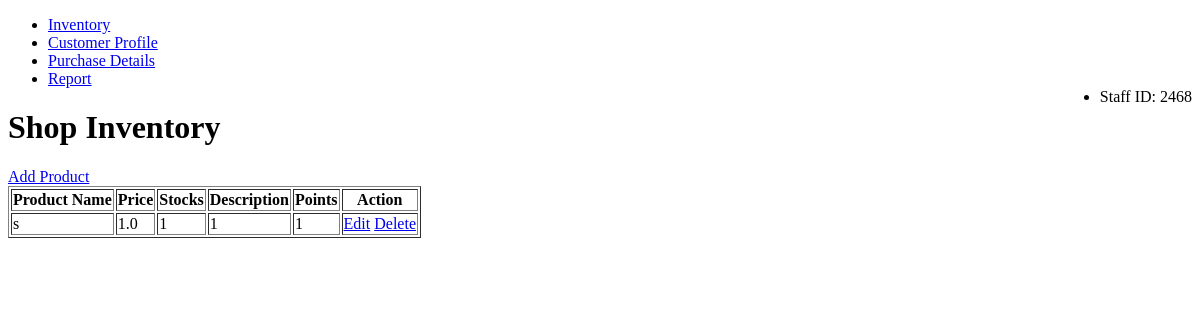
The page /inventory on the database as committed earlier.
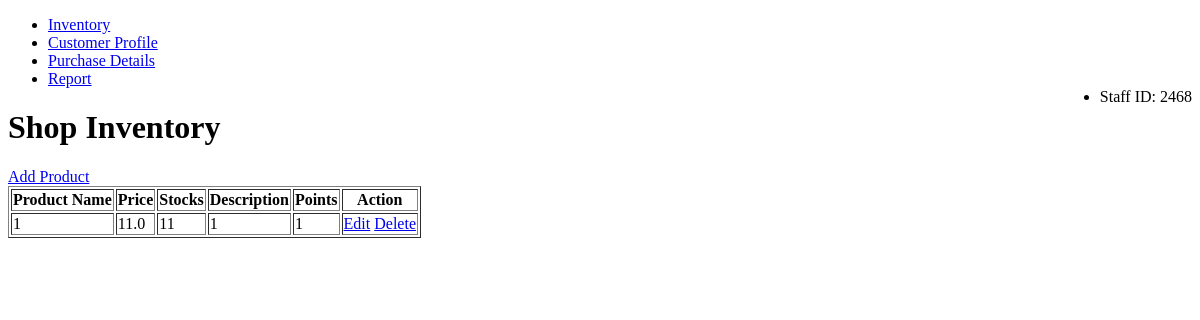
The same page on the database as committed later.
### app.py (models this page shows)
class Product(db.Model):
    id = db.Column(db.Integer, primary_key=True)
    name = db.Column(db.String(100), nullable=False)
    price = db.Column(db.Float, nullable=False)
    stocks = db.Column(db.Integer, nullable=False)
    description = db.Column(db.String(255), nullable=True)
    points = db.Column(db.Integer, nullable=True)

### app.py (the view)
@app.route('/inventory')
def inventory():
    products = Product.query.all()
    return render_template('inventory.html', products=products)

### templates/inventory.html (shortened to what this page needs)
<!DOCTYPE html>
<html lang="en">
<head>
</head>
<body>
  <nav>
    <ul>
      <li><a href="{{ url_for('inventory') }}">Inventory</a></li>
      <li><a href="{{ url_for('customerprofile') }}">Customer Profile</a></li>
      <li><a href="{{ url_for('purchase_details') }}">Purchase Details</a></li>
      <li><a href="{{ url_for('report') }}">Report</a></li>
      <li style="float: right;">Staff ID: 2468</li>
    </ul>
  </nav>
    <h1>Shop Inventory</h1>
    <a href="{{ url_for('add_product') }}">Add Product</a>
    <table border="1">
        <tr>
            <th>Product Name</th>
            <th>Price</th>
            <th>Stocks</th>
            <th>Description</th>
            <th>Points</th>
            <th>Action</th>
        </tr>
        {% for product in products %}
            <tr>
                <td>{{ product.name }}</td>
                <td>{{ product.price }}</td>
                <td>{{ product.stocks }}</td>
                <td>{{ product.description or 'N/A' }}</td>
                <td>{{ product.points or 'N/A' }}</td>
                <td>
                    <a href="{{ url_for('edit_product', id=product.id) }}">Edit</a>
                    <a href="{{ url_for('delete_product', id=product.id) }}">Delete</a>
                </td>
            </tr>
        {% endfor %}
    </table>
</body>
</html>

Rows that differ between the two databases and show on the page:
changed Product: name "s" → "1"; price "1.0" → "11.0"; stocks "1" → "11"
